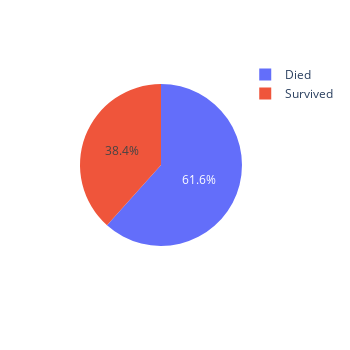

Here is the notebook cell this chart was saved with:
### Code cell
fig = px.pie(values = [survived, died], names = ["Survived", "Died"])
fig.update_layout(autosize=False, width=350, height=350)
fig.show()

### Figure 1 — Plotly figure (JSON) as saved in the notebook; plotly's stock layout.template omitted (floating-point values rounded to 4 significant figures)
{"data": [{"domain": {"x": [0, 1], "y": [0, 1]}, "hovertemplate": "label=%{label}<br>value=%{value}<extra></extra>", "labels": ["Survived", "Died"], "legendgroup": "", "name": "", "showlegend": true, "type": "pie", "values": [342, 549]}], "layout": {"autosize": false, "height": 350, "legend": {"tracegroupgap": 0}, "margin": {"t": 60}, "width": 350}}
